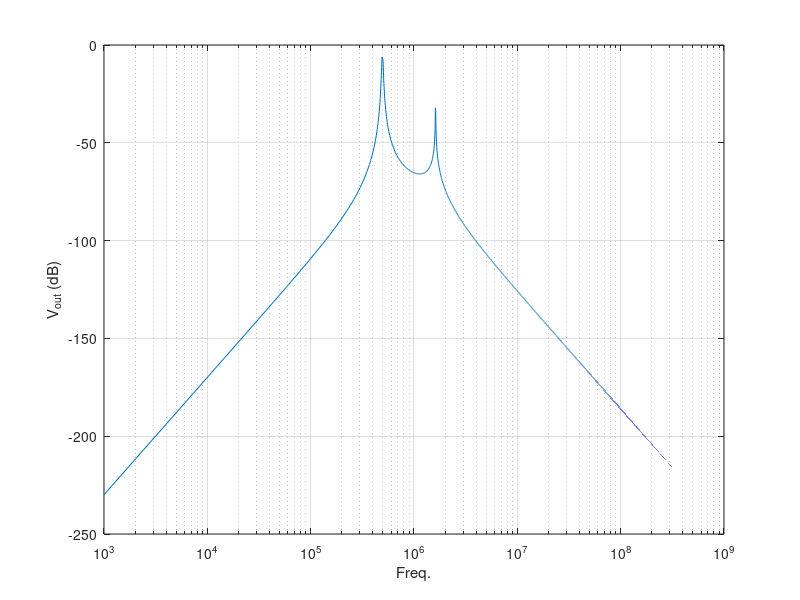

MATLAB code to generate this figure:
function simulatecircuit3()
    addpath("stamps/");
    addpath("test-circuits/");
    
    load("circuit3.mat", 'G', 'C', 'b');

    % The output node
    output_node = 4;

    % Simulation params
    num_points = 100000;
    f_start = 1000;
    f_end = 1*10^9;
    freqs = linspace(f_start, f_end, num_points);
    Vout = zeros(num_points, 1);
    
    % Fequency domain solution
    % s = j*2pi*f
    for i=1:num_points
        s = 1i * 2* pi * freqs(i);
        A = G + s*C;
        [L, U, P, Q] = lu(A, 0.01);
        z = L \ (P*b);
        y = U\z;
        sols = Q*y;
        Vout(i) = abs(sols(output_node));
    end
    
    figure('Name', 'Freq. Domain (circuit3)')
    semilogx(freqs, 20*log10(Vout));
    grid on;
    xlabel('Freq.')
    ylabel('V_{out} (dB)')

end